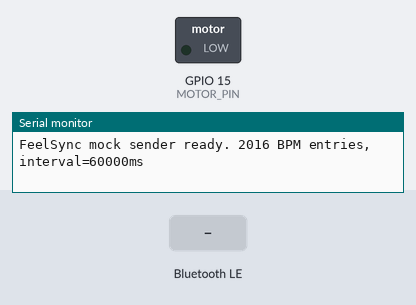
The sketch below on a simulated ESP32. Parts: switched loads named in the sketch (green lamp = pin HIGH), the last lines printed to the serial monitor. The test bench sets the inputs (shaded band). Nothing arrives over Bluetooth unless stated; a phone connects over Bluetooth LE 3 s after start.

Above: at 1.2 s.
1.3 s: Bluetooth LE write "VIBRATE" received
At 1.4 s:
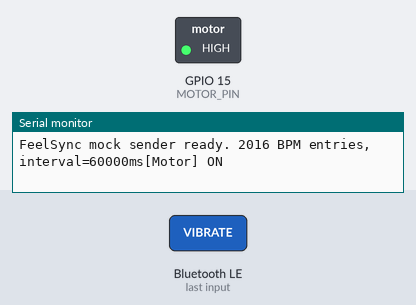
Timing chart, 0 to 4.3 s (numbered marks = the images above; inputs shaded):
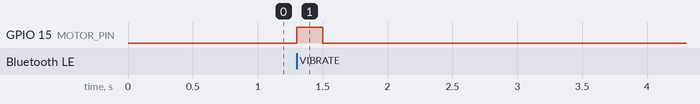

The sketch:

connection-but-with-module.ino
```cpp
#include <BLEDevice.h>
#include <BLEUtils.h>
#include <BLEServer.h>
#include <BLE2902.h>

// FeelSync custom service (VIBRATE command)
#define FEELSYNC_SERVICE_UUID  "12345678-1234-1234-1234-1234567890ab"
#define FEELSYNC_RX_UUID       "abcdefab-1234-1234-1234-abcdefabcdef"

// Standard GATT Heart Rate service (app subscribes automatically)
#define HR_SERVICE_UUID        "0000180d-0000-1000-8000-00805f9b34fb"
#define HR_MEASUREMENT_UUID    "00002a37-0000-1000-8000-00805f9b34fb"

#define MOTOR_PIN           15
#define SEND_INTERVAL_MS    60000UL   // 1 min (real sensor cadence = 5 min)

// All 2016 BPM values from feelsync_mock_hr_week.json (Mon-Sun, anomaly Thu/Fri/Sat)
// Stored in flash to save RAM
const uint8_t BPM_DATA[] PROGMEM = {
  58, 61, 62, 62, 60, 58, 61, 59, 58, 59, 60, 62, 59, 56, 53, 53,
  55, 56, 55, 57, 60, 58, 59, 59, 60, 60, 61, 61, 62, 60, 62, 57,
  52, 54, 53, 57, 56, 54, 57, 56, 58, 56, 56, 58, 60, 62, 63, 62,
  61, 61, 59, 58, 56, 60, 56, 56, 58, 58, 56, 57, 57, 54, 54, 58,
  63, 59, 61, 61, 60, 62, 60, 62, 60, 59, 59, 56, 57, 53, 54, 56,
  53, 55, 55, 58, 69, 70, 70, 69, 71, 71, 72, 72, 72, 70, 70, 66,
  66, 65, 68, 65, 68, 66, 67, 66, 66, 68, 69, 71, 75, 80, 79, 78,
  78, 77, 77, 71, 73, 77, 74, 73, 73, 71, 73, 70, 73, 73, 80, 79,
  81, 76, 77, 78, 80, 73, 77, 77, 79, 78, 74, 71, 69, 72, 71, 74,
  72, 75, 75, 76, 76, 77, 79, 77, 76, 78, 79, 79, 77, 77, 73, 72,
  74, 73, 73, 76, 74, 74, 75, 76, 73, 76, 79, 78, 76, 79, 79, 77,
  78, 75, 71, 75, 74, 72, 74, 72, 71, 73, 72, 71, 74, 78, 77, 79,
  78, 81, 75, 78, 75, 75, 79, 77, 80, 73, 72, 71, 70, 71, 71, 73,
  72, 80, 76, 78, 74, 77, 82, 76, 75, 77, 79, 79, 77, 72, 69, 71,
  74, 73, 70, 74, 77, 78, 74, 74, 73, 76, 79, 79, 80, 78, 76, 75,
  72, 74, 71, 74, 75, 75, 72, 74, 72, 70, 71, 76, 79, 79, 83, 78,
  79, 78, 77, 79, 78, 74, 77, 77, 68, 63, 61, 62, 64, 64, 67, 68,
  68, 67, 69, 69, 71, 72, 70, 73, 71, 71, 69, 66, 62, 65, 66, 65,
  54, 56, 60, 58, 56, 55, 56, 57, 61, 62, 64, 63, 63, 60, 59, 55,
  57, 58, 57, 60, 57, 53, 56, 55, 54, 56, 58, 57, 60, 62, 63, 64,
  63, 57, 60, 56, 62, 60, 57, 59, 55, 51, 55, 53, 55, 56, 61, 58,
  60, 61, 57, 60, 61, 60, 62, 62, 60, 62, 58, 54, 54, 54, 57, 55,
  57, 57, 59, 57, 57, 56, 60, 62, 62, 60, 60, 61, 59, 59, 56, 59,
  61, 58, 54, 55, 65, 63, 65, 65, 65, 67, 70, 74, 71, 69, 70, 72,
  68, 69, 70, 71, 72, 67, 67, 63, 64, 66, 65, 65, 72, 77, 76, 75,
  74, 76, 74, 78, 78, 77, 80, 79, 75, 72, 73, 69, 72, 72, 72, 73,
  74, 76, 74, 72, 72, 78, 79, 81, 78, 79, 79, 77, 75, 70, 75, 76,
  76, 77, 72, 72, 73, 75, 69, 73, 73, 74, 76, 76, 79, 76, 77, 74,
  76, 74, 79, 75, 74, 72, 71, 74, 72, 69, 71, 74, 78, 78, 76, 77,
  75, 77, 78, 80, 78, 78, 77, 77, 72, 72, 69, 74, 70, 71, 75, 73,
  75, 74, 71, 76, 79, 76, 77, 80, 77, 78, 77, 75, 73, 74, 74, 76,
  72, 73, 72, 73, 71, 71, 72, 77, 80, 79, 79, 79, 79, 78, 76, 77,
  76, 76, 77, 71, 72, 72, 73, 72, 73, 72, 73, 75, 75, 74, 76, 76,
  78, 78, 79, 80, 78, 77, 74, 70, 72, 74, 73, 72, 74, 70, 75, 75,
  72, 75, 76, 77, 79, 78, 78, 77, 73, 71, 68, 64, 70, 71, 68, 65,
  64, 66, 64, 65, 66, 64, 73, 74, 70, 69, 70, 69, 70, 65, 68, 72,
  58, 59, 55, 56, 54, 57, 55, 54, 57, 58, 58, 60, 58, 59, 60, 60,
  61, 63, 59, 64, 60, 57, 59, 55, 57, 57, 53, 56, 56, 56, 55, 56,
  57, 59, 60, 61, 60, 61, 60, 61, 59, 55, 56, 56, 58, 58, 56, 56,
  53, 55, 55, 56, 55, 60, 63, 61, 60, 61, 61, 61, 59, 59, 58, 60,
  61, 56, 54, 54, 56, 53, 56, 55, 57, 60, 60, 59, 60, 59, 61, 59,
  63, 62, 62, 60, 66, 64, 65, 65, 66, 63, 66, 66, 66, 67, 63, 68,
  70, 71, 70, 70, 71, 68, 71, 69, 66, 65, 68, 68, 75, 73, 71, 72,
  72, 74, 72, 73, 76, 76, 79, 76, 76, 75, 75, 76, 74, 74, 77, 75,
  74, 73, 71, 69, 71, 72, 73, 74, 79, 76, 75, 76, 79, 78, 77, 79,
  82, 81, 78, 72, 77, 70, 72, 71, 75, 74, 72, 75, 75, 73, 72, 75,
  78, 79, 78, 80, 77, 75, 74, 75, 72, 78, 75, 72, 71, 73, 71, 76,
  70, 73, 77, 78, 77, 78, 78, 79, 78, 74, 75, 75, 74, 76, 73, 73,
  74, 74, 71, 71, 73, 76, 76, 77, 79, 75, 75, 77, 79, 76, 77, 77,
  78, 79, 74, 71, 70, 72, 74, 72, 75, 72, 74, 76, 70, 76, 74, 78,
  79, 80, 74, 76, 76, 75, 72, 73, 73, 74, 72, 73, 73, 75, 71, 71,
  73, 75, 78, 76, 78, 76, 76, 75, 78, 75, 78, 77, 74, 73, 73, 70,
  70, 71, 71, 71, 74, 76, 73, 77, 67, 71, 69, 68, 72, 69, 71, 72,
  68, 63, 65, 65, 67, 66, 70, 64, 68, 66, 68, 67, 69, 69, 70, 69,
  78, 77, 75, 75, 72, 71, 68, 71, 72, 71, 71, 68, 70, 72, 70, 71,
  73, 76, 78, 75, 76, 73, 75, 74, 71, 75, 73, 72, 71, 72, 69, 70,
  67, 68, 68, 71, 75, 74, 75, 72, 73, 76, 74, 72, 77, 76, 72, 72,
  69, 71, 68, 69, 68, 68, 70, 70, 70, 68, 68, 70, 74, 75, 74, 76,
  76, 75, 73, 73, 70, 72, 68, 70, 67, 69, 70, 68, 69, 67, 71, 71,
  75, 76, 76, 74, 111, 106, 105, 101, 109, 107, 104, 106, 104, 101, 99, 102,
  100, 101, 107, 104, 108, 106, 109, 107, 105, 106, 108, 109, 120, 115, 114, 114,
  114, 115, 112, 114, 115, 116, 116, 116, 112, 111, 117, 117, 119, 118, 118, 119,
  117, 116, 114, 113, 113, 116, 117, 112, 114, 114, 108, 110, 111, 115, 117, 119,
  119, 116, 117, 116, 117, 115, 116, 115, 118, 117, 116, 113, 112, 112, 112, 111,
  115, 118, 120, 117, 116, 116, 117, 119, 117, 117, 121, 119, 117, 116, 112, 112,
  112, 111, 112, 111, 114, 113, 115, 114, 114, 116, 119, 116, 117, 119, 119, 118,
  114, 114, 112, 113, 115, 114, 114, 113, 114, 113, 110, 111, 112, 122, 117, 118,
  117, 117, 117, 114, 114, 113, 117, 116, 114, 113, 111, 113, 111, 112, 110, 115,
  116, 118, 117, 115, 116, 116, 120, 119, 118, 117, 117, 116, 113, 112, 110, 114,
  113, 109, 112, 110, 114, 113, 112, 113, 116, 117, 121, 120, 117, 121, 115, 114,
  115, 110, 115, 113, 113, 112, 115, 111, 109, 109, 109, 111, 115, 116, 116, 113,
  114, 115, 113, 112, 113, 113, 113, 113, 108, 110, 109, 107, 109, 109, 112, 115,
  67, 65, 64, 64, 66, 68, 68, 67, 67, 69, 65, 62, 61, 61, 61, 64,
  64, 63, 65, 66, 64, 64, 67, 67, 69, 70, 68, 67, 70, 65, 67, 64,
  64, 65, 67, 62, 61, 62, 62, 60, 62, 63, 64, 71, 67, 66, 68, 67,
  68, 65, 64, 65, 66, 68, 64, 63, 62, 63, 63, 62, 63, 64, 66, 64,
  66, 64, 67, 68, 66, 66, 67, 68, 68, 64, 63, 59, 59, 64, 60, 62,
  61, 62, 64, 63, 94, 95, 97, 100, 100, 99, 98, 100, 99, 95, 96, 95,
  96, 93, 91, 92, 90, 92, 93, 91, 94, 94, 98, 100, 103, 103, 105, 104,
  100, 102, 100, 102, 101, 101, 95, 97, 97, 98, 96, 99, 99, 104, 102, 99,
  101, 102, 102, 102, 102, 101, 106, 101, 99, 99, 97, 98, 100, 97, 96, 100,
  101, 99, 96, 100, 101, 100, 105, 102, 103, 102, 102, 100, 98, 99, 99, 101,
  101, 97, 97, 98, 100, 98, 99, 100, 103, 101, 105, 103, 103, 102, 101, 101,
  102, 99, 102, 100, 97, 97, 96, 95, 95, 97, 98, 99, 101, 101, 101, 99,
  102, 101, 107, 101, 102, 104, 101, 101, 100, 96, 97, 97, 97, 100, 100, 98,
  102, 100, 99, 99, 103, 103, 104, 103, 100, 104, 101, 100, 98, 99, 101, 100,
  98, 102, 97, 98, 99, 96, 98, 100, 104, 104, 104, 101, 104, 104, 100, 100,
  103, 103, 102, 97, 96, 94, 97, 97, 96, 99, 98, 103, 101, 101, 102, 101,
  104, 103, 103, 104, 102, 103, 99, 98, 86, 87, 88, 87, 86, 89, 92, 89,
  87, 90, 88, 90, 94, 94, 94, 92, 93, 88, 89, 86, 89, 90, 86, 87,
  51, 52, 47, 49, 47, 50, 57, 57, 54, 55, 56, 55, 57, 53, 48, 53,
  53, 52, 50, 47, 47, 50, 49, 48, 52, 54, 56, 52, 54, 52, 56, 54,
  51, 55, 53, 55, 54, 50, 46, 47, 48, 49, 51, 51, 51, 54, 49, 51,
  51, 54, 56, 55, 57, 56, 59, 54, 54, 51, 49, 54, 50, 47, 51, 51,
  50, 49, 51, 50, 51, 56, 54, 54, 53, 51, 53, 55, 51, 52, 52, 55,
  52, 50, 48, 47, 51, 54, 53, 56, 53, 60, 56, 60, 56, 58, 60, 57,
  60, 59, 61, 58, 55, 51, 52, 54, 50, 53, 56, 54, 60, 56, 56, 55,
  60, 62, 64, 64, 64, 62, 58, 59, 54, 56, 59, 58, 59, 55, 53, 55,
  55, 54, 58, 58, 59, 62, 59, 63, 61, 58, 61, 62, 56, 61, 60, 58,
  56, 55, 53, 57, 52, 58, 60, 58, 60, 61, 58, 59, 60, 62, 60, 61,
  62, 61, 57, 54, 52, 53, 53, 54, 56, 56, 56, 56, 55, 54, 56, 61,
  60, 62, 61, 65, 59, 60, 57, 55, 57, 58, 56, 57, 56, 57, 55, 57,
  54, 53, 60, 61, 60, 62, 60, 62, 60, 60, 59, 60, 59, 61, 57, 58,
  55, 56, 53, 54, 56, 56, 58, 60, 59, 59, 61, 60, 62, 60, 61, 62,
  58, 58, 54, 53, 52, 55, 53, 57, 56, 55, 56, 57, 55, 57, 60, 62,
  59, 62, 61, 66, 59, 56, 57, 57, 58, 56, 58, 54, 56, 57, 54, 55,
  58, 61, 60, 62, 59, 59, 60, 62, 58, 59, 56, 56, 55, 56, 49, 51,
  51, 54, 50, 55, 57, 57, 57, 53, 55, 56, 54, 58, 58, 56, 57, 56,
  57, 55, 53, 54, 56, 55, 55, 56, 58, 57, 57, 56, 60, 63, 60, 63,
  64, 60, 61, 58, 57, 57, 56, 60, 56, 56, 57, 58, 54, 56, 55, 55,
  59, 60, 61, 60, 61, 63, 60, 63, 58, 61, 61, 61, 56, 56, 57, 53,
  54, 55, 56, 57, 63, 59, 61, 58, 60, 62, 60, 59, 60, 62, 59, 57,
  51, 54, 55, 55, 54, 54, 57, 60, 55, 56, 58, 59, 61, 61, 62, 62,
  59, 60, 55, 58, 67, 66, 69, 70, 65, 67, 66, 65, 63, 64, 67, 67,
  72, 71, 71, 70, 75, 67, 67, 70, 73, 69, 71, 65, 73, 71, 75, 74,
  71, 78, 74, 77, 79, 74, 75, 77, 78, 78, 77, 79, 79, 79, 74, 70,
  72, 71, 74, 70, 74, 73, 77, 75, 73, 75, 76, 79, 79, 80, 79, 75,
  77, 77, 75, 73, 74, 74, 75, 73, 71, 74, 74, 70, 72, 76, 79, 78,
  77, 77, 78, 78, 76, 73, 74, 78, 75, 75, 72, 70, 71, 74, 72, 72,
  72, 77, 79, 77, 77, 77, 75, 78, 78, 79, 78, 78, 77, 75, 73, 73,
  73, 71, 71, 73, 76, 75, 75, 71, 72, 78, 78, 77, 80, 79, 83, 79,
  75, 73, 74, 74, 72, 75, 73, 68, 72, 71, 73, 73, 78, 76, 77, 80,
  77, 76, 77, 75, 76, 78, 75, 76, 75, 72, 73, 72, 71, 70, 69, 74,
  77, 78, 75, 79, 76, 77, 78, 76, 78, 76, 79, 76, 73, 72, 70, 71,
  75, 73, 72, 75, 75, 76, 75, 75, 69, 74, 72, 70, 70, 70, 69, 68,
  67, 68, 68, 69, 70, 67, 68, 63, 64, 63, 62, 69, 73, 71, 71, 69
};
const int BPM_COUNT = 2016;

BLECharacteristic* rxChar;      // phone -> ESP32 (WRITE)
BLECharacteristic* hrChar;      // ESP32 -> phone (NOTIFY)

bool     deviceConnected = false;
int      bpmIndex        = 0;
unsigned long lastSend   = 0;
unsigned long motorEnd   = 0;

// ─── BLE server callbacks ──────────────────────────────────────────────────────
class ServerCallbacks : public BLEServerCallbacks {
  void onConnect(BLEServer*) override {
    deviceConnected = true;
    Serial.println("[BLE] Phone connected");
  }
  void onDisconnect(BLEServer*) override {
    deviceConnected = false;
    Serial.println("[BLE] Phone disconnected, restarting advertising...");
    delay(500);
    BLEDevice::startAdvertising();
  }
};

// ─── WRITE characteristic callback (VIBRATE) ──────────────────────────────────
class WriteCallbacks : public BLECharacteristicCallbacks {
  void onWrite(BLECharacteristic* pChar) override {
    String value = pChar->getValue();
    if (value == "VIBRATE") {
      digitalWrite(MOTOR_PIN, HIGH);
      motorEnd = millis() + 200;
      Serial.println("[Motor] ON");
    }
  }
};

// ─── setup ────────────────────────────────────────────────────────────────────
void setup() {
  Serial.begin(115200);
  pinMode(MOTOR_PIN, OUTPUT);
  digitalWrite(MOTOR_PIN, LOW);

  BLEDevice::init("FeelSync");
  BLEServer* pServer = BLEDevice::createServer();
  pServer->setCallbacks(new ServerCallbacks());

  // Custom FeelSync service (VIBRATE)
  BLEService* feelSyncSvc = pServer->createService(FEELSYNC_SERVICE_UUID);
  rxChar = feelSyncSvc->createCharacteristic(FEELSYNC_RX_UUID,
             BLECharacteristic::PROPERTY_WRITE);
  rxChar->setCallbacks(new WriteCallbacks());
  feelSyncSvc->start();

  // Standard GATT Heart Rate service
  BLEService* hrSvc = pServer->createService(HR_SERVICE_UUID);
  hrChar = hrSvc->createCharacteristic(HR_MEASUREMENT_UUID,
             BLECharacteristic::PROPERTY_NOTIFY |
             BLECharacteristic::PROPERTY_READ);
  hrChar->addDescriptor(new BLE2902());  // CCCD — required for NOTIFY
  hrSvc->start();

  BLEAdvertising* pAdv = BLEDevice::getAdvertising();
  pAdv->addServiceUUID(HR_SERVICE_UUID);
  pAdv->setScanResponse(true);
  pAdv->start();

  Serial.printf("FeelSync mock sender ready. %d BPM entries, interval=%lums",BPM_COUNT, SEND_INTERVAL_MS);
}

// ─── loop ─────────────────────────────────────────────────────────────────────
void loop() {
  // Send next BPM reading
  if (deviceConnected && millis() - lastSend >= SEND_INTERVAL_MS) {
    uint8_t bpm = pgm_read_byte(&BPM_DATA[bpmIndex]);
    // Standard GATT HR Measurement packet (2 bytes):
    //   byte[0] = 0x00 → flags: uint8 format, no contact info, no energy, no RR
    //   byte[1] = BPM value
    uint8_t packet[2] = { 0x00, bpm };
    hrChar->setValue(packet, 2);
    hrChar->notify();
    Serial.printf("[%d/%d] BPM: %d", bpmIndex + 1, BPM_COUNT, bpm);
    bpmIndex = (bpmIndex + 1) % BPM_COUNT;
    lastSend = millis();
  }

  // Non-blocking motor off
  if (motorEnd > 0 && millis() >= motorEnd) {
    digitalWrite(MOTOR_PIN, LOW);
    motorEnd = 0;
    Serial.println("[Motor] OFF");
  }
}
```

Measured:
- after the input at 1.3 s, GPIO 15 (MOTOR_PIN): LOW → HIGH at once, → LOW 0.20 s later
